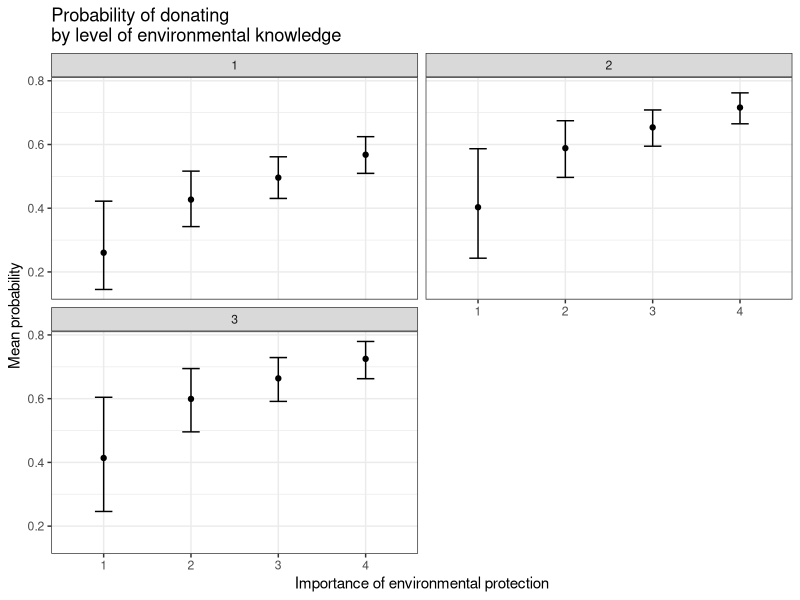
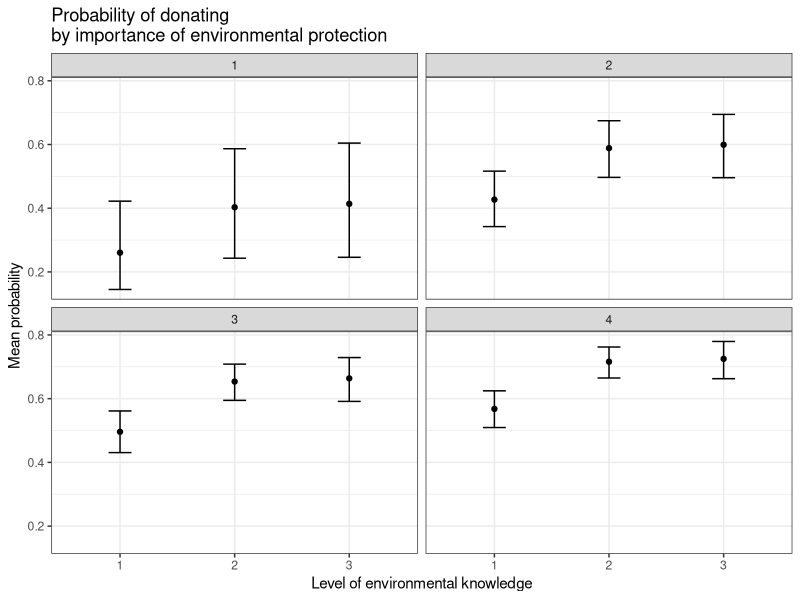

R code for these plots, in order:
#Analysis based on Data exploration
#Mark Warren

#Libraries
library(tidyverse)
library(readxl)

#Data Import
Motiv <- tibble(read_excel("Motivations_FINAL_Recode_for_MW.xlsx"))
#Remove last two rows - these are blank and the count of each column respectively
Motiv <- Motiv[-c(1262,1263), ]

#Get the column names
names(Motiv)

#Create a list of the ones we want to keep
MyNames <- c("Region", "Age", "Gender", "Income",  "Sustainability", "Plastic",
"Env_Knowledge", "Time_Nature", "Protect_Env", "Env_Friendly", 
"Env_Resp", "Donate_Amount", "Donate", "Food_Waste", "Visit_Green",
"Active_Travel", "Recycle", "Less_Plastic", "Save_Water", "Env_Interest",
"Env_Improve", "Env_Member", "Prev_Donate", "Diet_Now",
"Income_Change", "Ethnic", "Education", "Block")

#Select these
Motiv <- Motiv %>% 
    select(all_of(MyNames))

#Select only female and male
Motiv <- Motiv %>% 
    filter(Gender %in% c(1, 2))

#Select 6 age groups
Motiv <- Motiv %>% 
    filter(Age %in% c(1:6))

#Income
#Remove 6 (Don't know) and NA
Motiv <- Motiv %>% 
    filter(Income %in% c(1:5))



#The IVs need to be factors
Motiv$Block <- factor(Motiv$Block)
Motiv$Age <- factor(Motiv$Age)
Motiv$Protect_Env <- factor(Motiv$Protect_Env)
Motiv$Gender <- factor(Motiv$Gender)
Motiv$Env_Knowledge <- factor(Motiv$Env_Knowledge)

#Binomial GLM for Donate probability
library(broom) #For extracting model coeffs etc

#Select only columns we need for modelling and then remove NAs
Motiv2 <- Motiv %>% 
    select(Donate_Amount, Donate, Block, Age, Protect_Env, Gender, Env_Knowledge)

colSums(is.na(Motiv2))
Motiv2 <- na.omit(Motiv2)



#######################
#Donate model
#Fit binomial GLM and drop1 as before
Bin_Mod <- glm(Donate ~ Block * Age + Age * Protect_Env + Gender * Age + Block * Env_Knowledge + 
                   Block * Protect_Env, data = Motiv2, family = binomial)

drop1(Bin_Mod)
#Model:
# Donate ~ Block * Age + Age * Protect_Env + Gender * Age + Block * 
#     Env_Knowledge + Block * Protect_Env
#                     Df Deviance    AIC
# <none>                   1363.5 1521.5
# Block:Age           20   1390.6 1508.6
# Age:Protect_Env     16   1371.7 1497.7 <-- remove
# Age:Gender           5   1368.2 1516.2
# Block:Env_Knowledge  8   1377.7 1519.7
# Block:Protect_Env   12   1374.4 1508.4


Bin_Mod1 <- glm(Donate ~ Block * Age + Gender * Age + Block * Env_Knowledge + 
                   Block * Protect_Env, data = Motiv2, family = binomial)

drop1(Bin_Mod1)
#Model:
# Donate ~ Block * Age + Gender * Age + Block * Env_Knowledge + 
#     Block * Protect_Env
#                      Df Deviance    AIC
# <none>                   1371.7 1497.7
# Block:Age           20   1399.7 1485.7  <-- remove
# Age:Gender           5   1376.2 1492.2
# Block:Env_Knowledge  8   1386.5 1496.5
# Block:Protect_Env   13   1388.3 1488.3

Bin_Mod2 <- glm(Donate ~ Gender * Age + Block * Env_Knowledge + 
                    Block * Protect_Env, data = Motiv2, family = binomial)

drop1(Bin_Mod2)
#Model:
# Donate ~ Gender * Age + Block * Env_Knowledge + Block * Protect_Env
#                     Df Deviance    AIC
# <none>                   1399.7 1485.7
# Gender:Age           5   1404.5 1480.5
# Block:Env_Knowledge  8   1414.6 1484.6
# Block:Protect_Env   13   1414.9 1474.9 <-- remove

Bin_Mod3 <- glm(Donate ~ Gender * Age + Block * Env_Knowledge + 
                    Protect_Env, data = Motiv2, family = binomial)

drop1(Bin_Mod3)
#Model:
# Donate ~ Gender * Age + Block * Env_Knowledge + Protect_Env
#                     Df Deviance    AIC
# <none>                   1414.9 1474.9
# Protect_Env          4   1434.3 1486.3
# Gender:Age           5   1420.0 1470.0 <--- remove
# Block:Env_Knowledge  8   1428.6 1472.6

Bin_Mod4 <- glm(Donate ~ Gender + Age + Block * Env_Knowledge + 
                    Protect_Env, data = Motiv2, family = binomial)

drop1(Bin_Mod4)
#Model:
# Donate ~ Gender + Age + Block * Env_Knowledge + Protect_Env
#                     Df Deviance    AIC
# <none>                   1420.0 1470.0
# Gender               1   1420.9 1468.9
# Age                  5   1427.2 1467.2
# Protect_Env          4   1439.2 1481.2
# Block:Env_Knowledge  8   1433.1 1467.1 <-- remove

Bin_Mod5 <- glm(Donate ~ Gender + Age + Block + Env_Knowledge + 
                    Protect_Env, data = Motiv2, family = binomial)

drop1(Bin_Mod5)
#Model:
# Donate ~ Gender + Age + Block + Env_Knowledge + Protect_Env
#               Df Deviance    AIC
# <none>             1433.1 1467.1
# Gender         1   1433.7 1465.7
# Age            5   1438.7 1462.7
# Block          4   1435.6 1461.6 <-- remove
# Env_Knowledge  2   1457.7 1487.7
# Protect_Env    4   1452.2 1478.2


Bin_Mod6 <- glm(Donate ~ Gender + Age + Env_Knowledge + 
                    Protect_Env, data = Motiv2, family = binomial)

drop1(Bin_Mod6)
#Model:
# Donate ~ Gender + Age + Env_Knowledge + Protect_Env
#               Df Deviance    AIC
# <none>             1435.6 1461.6
# Gender         1   1436.1 1460.1
# Age            5   1441.3 1457.3 <-- remove
# Env_Knowledge  2   1459.3 1481.3
# Protect_Env    4   1454.4 1472.4


Bin_Mod7 <- glm(Donate ~ Gender + Env_Knowledge + 
                    Protect_Env, data = Motiv2, family = binomial)

drop1(Bin_Mod7)
#Model:
# Donate ~ Gender + Env_Knowledge + Protect_Env
# Df Deviance    AIC
# <none>             1441.3 1457.3
# Gender         1   1441.6 1455.6 <-- remove
# Env_Knowledge  2   1468.2 1480.2
# Protect_Env    4   1461.3 1469.3

Bin_Mod8 <- glm(Donate ~ Env_Knowledge + 
                    Protect_Env, data = Motiv2, family = binomial)

drop1(Bin_Mod8)
# Model:
#     Donate ~ Env_Knowledge + Protect_Env
#               Df Deviance    AIC
# <none>             1441.6 1455.6
# Env_Knowledge  2   1468.4 1478.4
# Protect_Env    4   1462.2 1468.2

summary(Bin_Mod8)
# Coefficients:
#                    Estimate Std. Error z value Pr(>|z|)    
#     (Intercept)     -1.0441     0.3725  -2.803 0.005066 ** 
#     Env_Knowledge2   0.6515     0.1424   4.574 4.78e-06 ***
#     Env_Knowledge3   0.6958     0.1693   4.110 3.96e-05 ***
#     Protect_Env2     0.7504     0.4060   1.848 0.064551 .  
#     Protect_Env3     1.0280     0.3841   2.676 0.007441 ** 
#     Protect_Env4     1.3174     0.3804   3.463 0.000535 ***
#     Protect_Env5     0.1192     1.2921   0.092 0.926472    
# ---
#     Signif. codes:  0 ‘***’ 0.001 ‘**’ 0.01 ‘*’ 0.05 ‘.’ 0.1 ‘ ’ 1

#Pseudo Rsq
glance(Bin_Mod8) %>%
    summarize(pR2 = 1 - deviance/null.deviance)
#0.035


#GRID OF COVARIATES FOR PREDICTIONS
MyDataBin <- expand_grid(
    Env_Knowledge = unique(Motiv2$Env_Knowledge),
    Protect_Env = unique(Motiv2$Protect_Env)
)

#Model matrix for predicting
X <- model.matrix(~ Env_Knowledge + Protect_Env, data = MyDataBin)

#NEED TO WORK OUT THE BACK TRANSFORM ON LOGIT 
#Calculate predicted values
#CREATE A FUNCTION TO TRANSFORM BACK TO RESPONSE SCALE
Inv_Logit <- function(x) {
    exp(x) / (1 + exp(x))
}

#Calculate predictions
MyDataBin$Pred <- X %*% coef(Bin_Mod8)
MyDataBin$Resp <- Inv_Logit(MyDataBin$Pred)

#Calculate standard errors
MyDataBin$SE <- sqrt(diag(X %*% vcov(Bin_Mod8) %*% t(X)))

#And using the predicted values and standard errors, calculate 95% confidence intervals
MyDataBin <- MyDataBin %>% 
    mutate(SeUp = Inv_Logit(Pred + 1.96 * SE),
           SeLo = Inv_Logit(Pred - 1.96 * SE))

with(Motiv2, table(Protect_Env, Env_Knowledge))
#Very few observations at level 5, best to remove these

MyDataBin %>% 
    filter(Protect_Env != "5") %>% 
    ggplot(aes(x = Protect_Env, y = Resp)) +
    geom_point(aes(x = Protect_Env, y = Resp)) +
    labs (title = "Probability of donating\nby level of environmental knowledge", 
          y = "Mean probability",
          x = "Importance of environmental protection") +
    geom_errorbar(aes(ymin = SeLo, ymax = SeUp), width = .2) +
    #   geom_hline(yintercept = 0.5, color = "blue", linetype = "dashed") +
    facet_wrap(~Env_Knowledge, ncol = 2) +
    theme_bw()
#

MyDataBin %>% 
    filter(Protect_Env != "5") %>% 
    ggplot(aes(x = Env_Knowledge, y = Resp)) +
    geom_point(aes(x = Env_Knowledge, y = Resp)) +
    labs (title = "Probability of donating\nby importance of environmental protection", 
          y = "Mean probability",
          x = "Level of environmental knowledge") +
    geom_errorbar(aes(ymin = SeLo, ymax = SeUp), width = .2) +
    facet_wrap(~Protect_Env, ncol = 2) +
    theme_bw()












